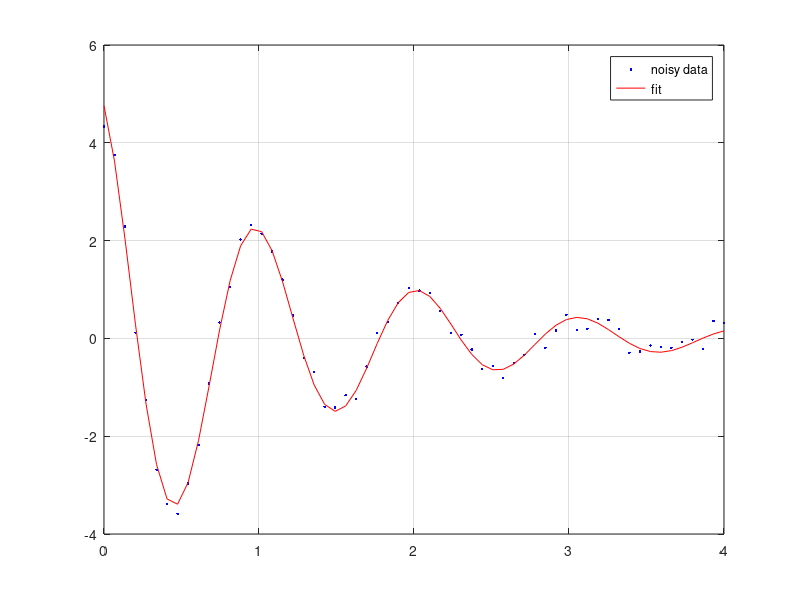

Here is the MATLAB script that generated this plot:
% Day 070 · The Basic Fitting Interface and Nonlinear Least-Squares Fits — Fitting a damped oscillation
% Run: open this file in MATLAB and press Run (or type example_2 in the Command Window)

rng(3);
t = linspace(0, 4, 60);
true_c = [5 0.8 6 0.3];                                   % A, decay, w, phase
model = @(c, t) c(1) * exp(-c(2)*t) .* cos(c(3)*t + c(4));
y = model(true_c, t) + 0.15*randn(size(t));
sse = @(c) sum((y - model(c, t)).^2);
c = fminsearch(sse, [4 1 5.5 0], optimset('MaxFunEvals', 5000, 'MaxIter', 5000));
fprintf('Fitted A = %.2f, alpha = %.2f, w = %.2f rad/s, phase = %.2f\n', c);
plot(t, y, 'b.', t, model(c, t), 'r-'); grid on
legend('noisy data', 'fit')
